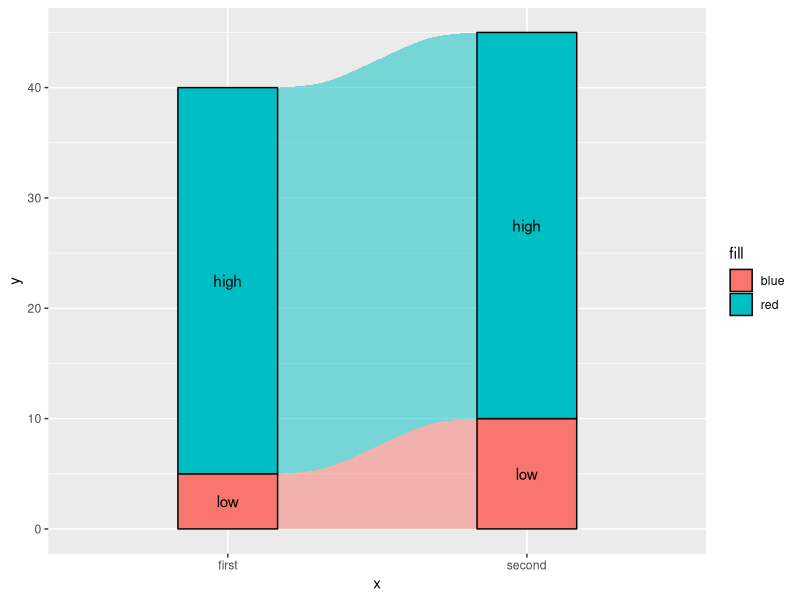
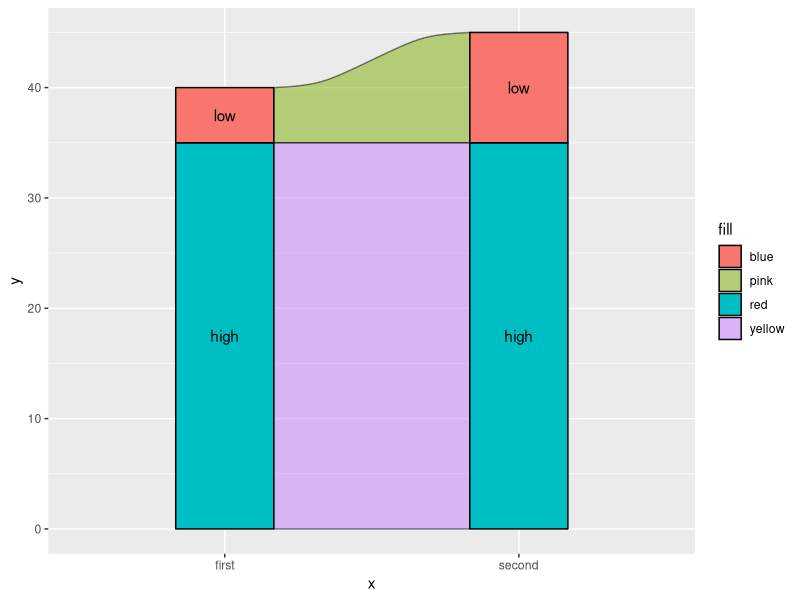
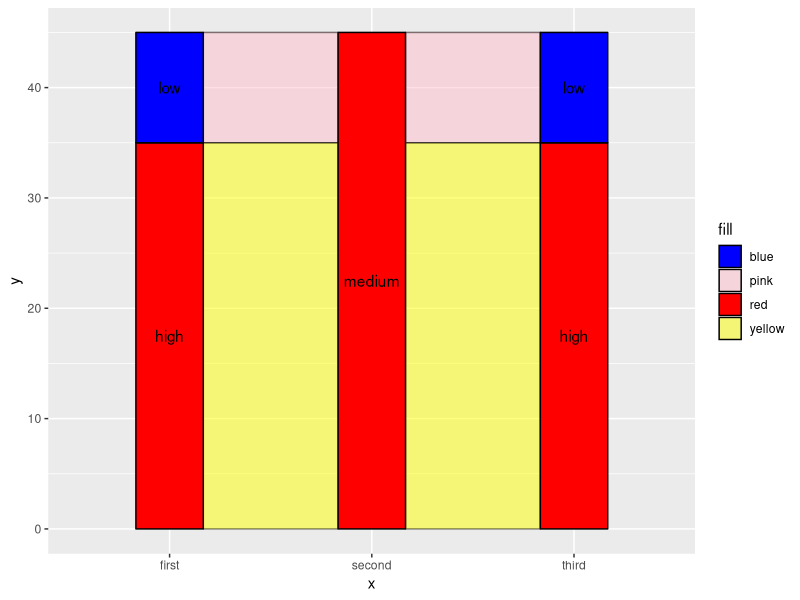
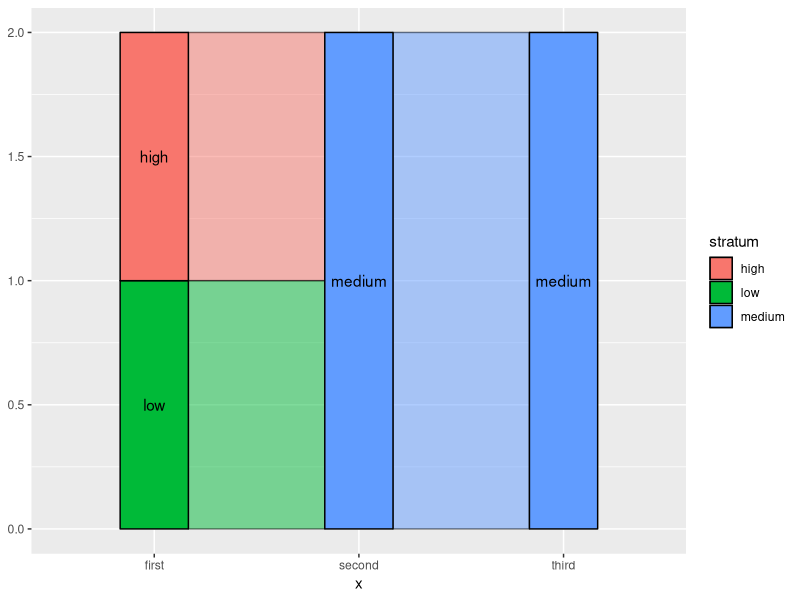
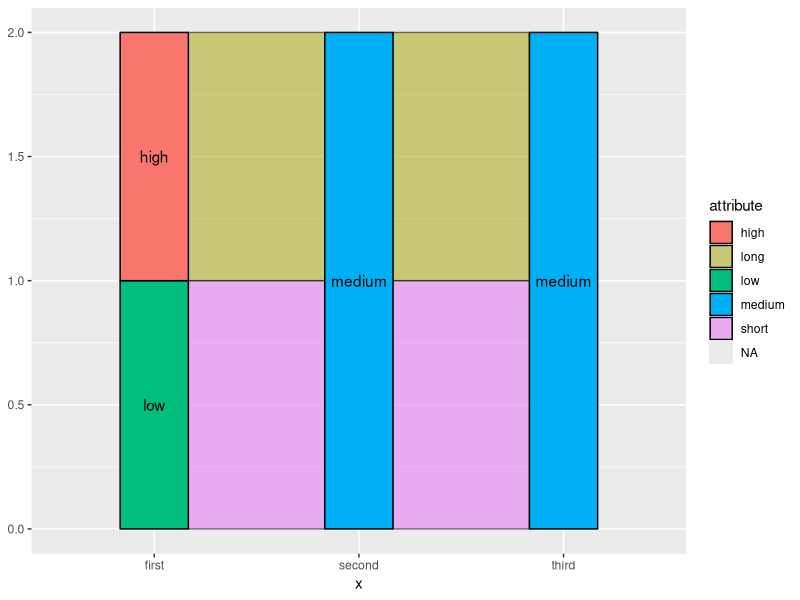
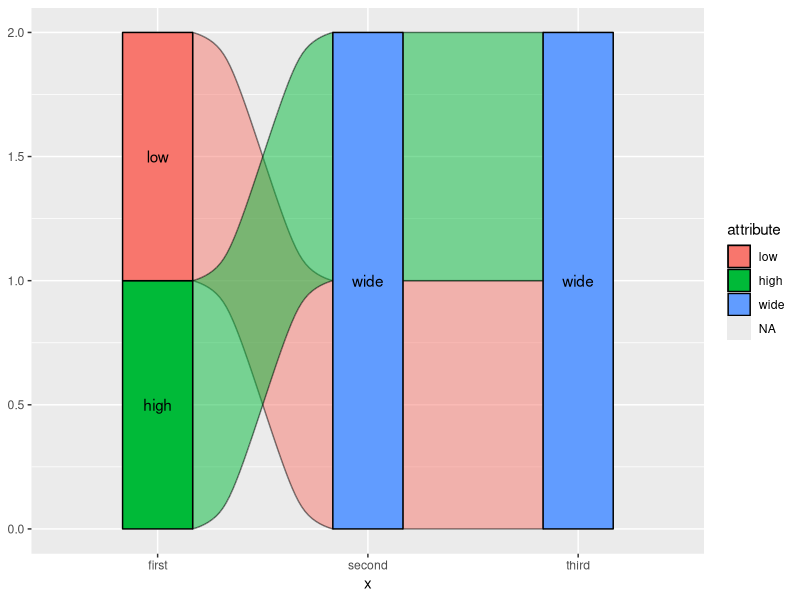

Reproduce these figures in R, in order.
## ---- chunk 1
library(tidyverse)
library(ggalluvial)
## ---- chunk 2
alluvial <- tribble(
  ~x, ~stratum, ~alluvium, ~y, ~label, ~fill, ~flow,
  "first", "high", 1, 35, "high", "red", "yellow",
  "second", "high", 1, 35, "high", "red", "yellow",
  "first", "low", 2, 5, "low", "blue", "pink",
  "second", "low", 2, 10, "low", "blue", "pink"
)

alluvial %>%
  ggplot(aes(x = x, stratum = stratum, alluvium = alluvium, fill = fill, y = y)) +
    geom_flow() +
    geom_stratum() +
    geom_text(aes(label = label), stat = "stratum")
## ---- chunk 3
alluvial %>%
  mutate(stratum = factor(stratum, c("low", "high"))) %>%
  ggplot(aes(x = x, stratum = stratum, alluvium = alluvium, fill = fill, y = y)) +
    geom_flow(aes(fill = flow), color = "black") +
    geom_stratum() +
    geom_text(aes(label = label), stat = "stratum")
## ---- chunk 4
alluvial_merge <- tribble(
  ~x, ~stratum, ~alluvium, ~y, ~label, ~fill, ~flow,
  "first", "high", 1, 35, "high", "red", "yellow",
  "second", "medium", 1, 35, "medium", "red", "yellow",
  "third", "high", 1, 35, "high", "red", "yellow",
  "first", "low", 2, 10, "low", "blue", "pink",
  "second", "medium", 2, 10, "medium", "red", "pink",
  "third", "low", 2, 10, "low", "blue", "pink"
)
alluvial_merge %>%
  mutate(stratum = factor(stratum, c("low", "high"))) %>%
  ggplot(aes(x = x, stratum = stratum, alluvium = alluvium, fill = fill, y = y)) +
    geom_flow(aes(fill = flow), color = "black") +
    geom_stratum() +
    geom_text(aes(label = label), stat = "stratum") +
    scale_fill_manual(values = c("blue" = "blue", "red" = "red", 
                                 "pink" = "pink", "yellow" = "yellow"))
## ---- chunk 5
alluvial_distinct <- tribble(
  ~x, ~stratum, ~alluvium, ~attribute,
  "first", "high", 1, "long", 
  "second", "medium", 1, "long",
  "third", "medium", 1, "long",
  "first", "low", 2, "short", 
  "second", "medium", 2, "short",
  "third", "medium", 2, "short"
)

alluvial_distinct %>%
  ggplot(aes(x = x, stratum = stratum, alluvium = alluvium, fill = stratum)) +
    geom_flow(color = "black") +
    geom_stratum() +
    geom_text(aes(label = stratum), stat = "stratum")
## ---- chunk 6
alluvial_distinct %>%
  ggplot(aes(x = x, stratum = stratum, alluvium = alluvium, fill = attribute)) +
    geom_flow(color = "black") +
    geom_stratum(aes(fill = after_stat(stratum))) +
    geom_text(aes(label = stratum), stat = "stratum")
## ---- chunk 7
stratum_control <- tribble(
  ~x, ~stratum, ~alluvium, ~attribute, ~label, ~trick,
  "first", "high", 1, "high", "high", "high",
  "second", "wide", 1, "high", "wide", "wide-low", 
  "third", "wide", 1, "high", "wide", "wide-low", 
  "first", "low", 2, "low", "low", "wide",
  "second", "wide", 2, "low", "wide", "wide",
  "third", "wide", 2, "low", "wide", "wide", 
)

stratum_control %>%
  mutate(stratum = factor(stratum, c("low", "medium", "high"))) %>%
  mutate(attribute = factor(attribute, c("low", "medium", "high"))) %>%
  mutate(trick = factor(trick, c("wide-low", "wide"))) %>%
  ggplot(aes(x = x, stratum = stratum, alluvium = alluvium, fill = attribute, 
             label = label)) +
    geom_flow(aes(stratum = trick), color = "black") +
    geom_stratum(aes(fill = after_stat(label))) +
    geom_text(stat = "stratum")
